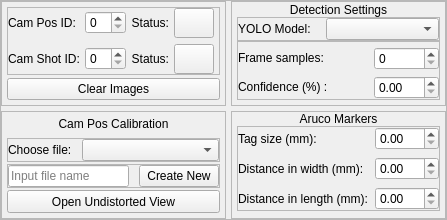
             <widget class="QFrame" name="frame_15">
              <property name="sizePolicy">
               <sizepolicy hsizetype="Minimum" vsizetype="Minimum">
                <horstretch>0</horstretch>
                <verstretch>0</verstretch>
               </sizepolicy>
              </property>
              <property name="frameShape">
               <enum>QFrame::StyledPanel</enum>
              </property>
              <property name="frameShadow">
               <enum>QFrame::Raised</enum>
              </property>
              <layout class="QGridLayout" name="gridLayout_7" rowstretch="0,0,0">
               <property name="leftMargin">
                <number>0</number>
               </property>
               <property name="topMargin">
                <number>0</number>
               </property>
               <property name="rightMargin">
                <number>0</number>
               </property>
               <property name="bottomMargin">
                <number>0</number>
               </property>
               <property name="spacing">
                <number>5</number>
               </property>
               <item row="1" column="1">
                <widget class="QFrame" name="fm_cam">
                 <property name="sizePolicy">
                  <sizepolicy hsizetype="Preferred" vsizetype="Minimum">
                   <horstretch>0</horstretch>
                   <verstretch>0</verstretch>
                  </sizepolicy>
                 </property>
                 <property name="frameShape">
                  <enum>QFrame::StyledPanel</enum>
                 </property>
                 <property name="frameShadow">
                  <enum>QFrame::Raised</enum>
                 </property>
                 <property name="rounding" stdset="0">
                  <bool>true</bool>
                 </property>
                 <layout class="QVBoxLayout" name="verticalLayout_3">
                  <property name="spacing">
                   <number>3</number>
                  </property>
                  <property name="leftMargin">
                   <number>5</number>
                  </property>
                  <property name="topMargin">
                   <number>5</number>
                  </property>
                  <property name="rightMargin">
                   <number>5</number>
                  </property>
                  <property name="bottomMargin">
                   <number>5</number>
                  </property>
                  <item>
                   <widget class="QFrame" name="fm_cam_setup">
                    <property name="sizePolicy">
                     <sizepolicy hsizetype="Minimum" vsizetype="Expanding">
                      <horstretch>0</horstretch>
                      <verstretch>0</verstretch>
                     </sizepolicy>
                    </property>
                    <property name="frameShape">
                     <enum>QFrame::StyledPanel</enum>
                    </property>
                    <property name="frameShadow">
                     <enum>QFrame::Raised</enum>
                    </property>
                    <property name="rounding" stdset="0">
                     <bool>false</bool>
                    </property>
                    <layout class="QGridLayout" name="gridLayout_6">
                     <property name="leftMargin">
                      <number>0</number>
                     </property>
                     <property name="topMargin">
                      <number>0</number>
                     </property>
                     <property name="rightMargin">
                      <number>5</number>
                     </property>
                     <property name="bottomMargin">
                      <number>0</number>
                     </property>
                     <property name="horizontalSpacing">
                      <number>5</number>
                     </property>
                     <property name="verticalSpacing">
                      <number>6</number>
                     </property>
                     <item row="1" column="2">
                      <widget class="QLabel" name="label_30">
                       <property name="sizePolicy">
                        <sizepolicy hsizetype="Minimum" vsizetype="Maximum">
                         <horstretch>0</horstretch>
                         <verstretch>0</verstretch>
                        </sizepolicy>
                       </property>
                       <property name="text">
                        <string>Status:</string>
                       </property>
                       <property name="alignment">
                        <set>Qt::AlignRight|Qt::AlignTrailing|Qt::AlignVCenter</set>
                       </property>
                      </widget>
                     </item>
                     <item row="1" column="1">
                      <widget class="QSpinBox" name="cam_pos_id">
                       <property name="sizePolicy">
                        <sizepolicy hsizetype="Preferred" vsizetype="Fixed">
                         <horstretch>0</horstretch>
                         <verstretch>0</verstretch>
                        </sizepolicy>
                       </property>
                      </widget>
                     </item>
                     <item row="4" column="0">
                      <widget class="QLabel" name="label_2">
                       <property name="text">
                        <string>Cam Shot ID:</string>
                       </property>
                      </widget>
                     </item>
                     <item row="4" column="1">
                      <widget class="QSpinBox" name="cam_shot_id">
                       <property name="sizePolicy">
                        <sizepolicy hsizetype="Preferred" vsizetype="Fixed">
                         <horstretch>0</horstretch>
                         <verstretch>0</verstretch>
                        </sizepolicy>
                       </property>
                      </widget>
                     </item>
                     <item row="4" column="2">
                      <widget class="QLabel" name="label_31">
                       <property name="sizePolicy">
                        <sizepolicy hsizetype="Minimum" vsizetype="Maximum">
                         <horstretch>0</horstretch>
                         <verstretch>0</verstretch>
                        </sizepolicy>
                       </property>
                       <property name="text">
                        <string>Status:</string>
                       </property>
                       <property name="alignment">
                        <set>Qt::AlignRight|Qt::AlignTrailing|Qt::AlignVCenter</set>
                       </property>
                      </widget>
                     </item>
                     <item row="4" column="3">
                      <widget class="QPushButton" name="led_cam_shot_connected">
                       <property name="sizePolicy">
                        <sizepolicy hsizetype="Maximum" vsizetype="Maximum">
                         <horstretch>0</horstretch>
                         <verstretch>0</verstretch>
                        </sizepolicy>
                       </property>
                       <property name="minimumSize">
                        <size>
                         <width>30</width>
                         <height>30</height>
                        </size>
                       </property>
                       <property name="baseSize">
                        <size>
                         <width>0</width>
                         <height>0</height>
                        </size>
                       </property>
                       <property name="layoutDirection">
                        <enum>Qt::RightToLeft</enum>
                       </property>
                       <property name="text">
                        <string/>
                       </property>
                       <property name="flat">
                        <bool>false</bool>
                       </property>
                       <property name="toggle" stdset="0">
                        <bool>false</bool>
                       </property>
                      </widget>
                     </item>
                     <item row="1" column="3">
                      <widget class="QPushButton" name="led_cam_pos_connected">
                       <property name="sizePolicy">
                        <sizepolicy hsizetype="Maximum" vsizetype="Maximum">
                         <horstretch>0</horstretch>
                         <verstretch>0</verstretch>
                        </sizepolicy>
                       </property>
                       <property name="minimumSize">
                        <size>
                         <width>30</width>
                         <height>30</height>
                        </size>
                       </property>
                       <property name="baseSize">
                        <size>
                         <width>0</width>
                         <height>0</height>
                        </size>
                       </property>
                       <property name="layoutDirection">
                        <enum>Qt::RightToLeft</enum>
                       </property>
                       <property name="text">
                        <string/>
                       </property>
                       <property name="flat">
                        <bool>false</bool>
                       </property>
                       <property name="toggle" stdset="0">
                        <bool>false</bool>
                       </property>
                      </widget>
                     </item>
                     <item row="1" column="0">
                      <widget class="QLabel" name="label">
                       <property name="text">
                        <string>Cam Pos ID:</string>
                       </property>
                      </widget>
                     </item>
                    </layout>
                   </widget>
                  </item>
                  <item>
                   <widget class="QPushButton" name="btn_clear_img">
                    <property name="maximumSize">
                     <size>
                      <width>16777215</width>
                      <height>28</height>
                     </size>
                    </property>
                    <property name="text">
                     <string>Clear Images</string>
                    </property>
                   </widget>
                  </item>
                 </layout>
                </widget>
               </item>
               <item row="2" column="1">
                <widget class="QFrame" name="fm_calib">
                 <property name="sizePolicy">
                  <sizepolicy hsizetype="Minimum" vsizetype="Expanding">
                   <horstretch>0</horstretch>
                   <verstretch>0</verstretch>
                  </sizepolicy>
                 </property>
                 <property name="frameShape">
                  <enum>QFrame::StyledPanel</enum>
                 </property>
                 <property name="frameShadow">
                  <enum>QFrame::Raised</enum>
                 </property>
                 <property name="rounding" stdset="0">
                  <bool>true</bool>
                 </property>
                 <layout class="QVBoxLayout" name="verticalLayout_10" stretch="0,0,0,0">
                  <property name="spacing">
                   <number>2</number>
                  </property>
                  <property name="leftMargin">
                   <number>5</number>
                  </property>
                  <property name="topMargin">
                   <number>0</number>
                  </property>
                  <property name="rightMargin">
                   <number>5</number>
                  </property>
                  <property name="bottomMargin">
                   <number>5</number>
                  </property>
                  <item>
                   <widget class="QLabel" name="label_5">
                    <property name="sizePolicy">
                     <sizepolicy hsizetype="Minimum" vsizetype="Minimum">
                      <horstretch>0</horstretch>
                      <verstretch>0</verstretch>
                     </sizepolicy>
                    </property>
                    <property name="text">
                     <string>Cam Pos Calibration</string>
                    </property>
                    <property name="alignment">
                     <set>Qt::AlignCenter</set>
                    </property>
                   </widget>
                  </item>
                  <item>
                   <widget class="QFrame" name="frame_13">
                    <property name="sizePolicy">
                     <sizepolicy hsizetype="Minimum" vsizetype="Minimum">
                      <horstretch>0</horstretch>
                      <verstretch>0</verstretch>
                     </sizepolicy>
                    </property>
                    <property name="frameShape">
                     <enum>QFrame::StyledPanel</enum>
                    </property>
                    <property name="frameShadow">
                     <enum>QFrame::Raised</enum>
                    </property>
                    <layout class="QHBoxLayout" name="horizontalLayout_10" stretch="1,3">
                     <property name="spacing">
                      <number>10</number>
                     </property>
                     <property name="leftMargin">
                      <number>0</number>
                     </property>
                     <property name="topMargin">
                      <number>0</number>
                     </property>
                     <property name="rightMargin">
                      <number>0</number>
                     </property>
                     <property name="bottomMargin">
                      <number>0</number>
                     </property>
                     <item>
                      <widget class="QLabel" name="label_16">
                       <property name="text">
                        <string>Choose file:</string>
                       </property>
                      </widget>
                     </item>
                     <item>
                      <widget class="QComboBox" name="calib_file"/>
                     </item>
                    </layout>
                   </widget>
                  </item>
                  <item>
                   <widget class="QFrame" name="frame_14">
                    <property name="sizePolicy">
                     <sizepolicy hsizetype="Minimum" vsizetype="Minimum">
                      <horstretch>0</horstretch>
                      <verstretch>0</verstretch>
                     </sizepolicy>
                    </property>
                    <property name="frameShape">
                     <enum>QFrame::StyledPanel</enum>
                    </property>
                    <property name="frameShadow">
                     <enum>QFrame::Raised</enum>
                    </property>
                    <layout class="QHBoxLayout" name="horizontalLayout_11" stretch="2,1">
                     <property name="spacing">
                      <number>10</number>
                     </property>
                     <property name="leftMargin">
                      <number>0</number>
                     </property>
                     <property name="topMargin">
                      <number>0</number>
                     </property>
                     <property name="rightMargin">
                      <number>0</number>
                     </property>
                     <property name="bottomMargin">
                      <number>0</number>
                     </property>
                     <item>
                      <widget class="QLineEdit" name="calib_file_name">
                       <property name="text">
                        <string/>
                       </property>
                       <property name="placeholderText">
                        <string>Input file name</string>
                       </property>
                      </widget>
                     </item>
                     <item>
                      <widget class="QPushButton" name="btn_calib">
                       <property name="text">
                        <string>Create New</string>
                       </property>
                      </widget>
                     </item>
                    </layout>
                   </widget>
                  </item>
                  <item>
                   <widget class="QPushButton" name="btn_undistorted_view">
                    <property name="maximumSize">
                     <size>
                      <width>16777215</width>
                      <height>28</height>
                     </size>
                    </property>
                    <property name="text">
                     <string>Open Undistorted View</string>
                    </property>
                   </widget>
                  </item>
                 </layout>
                </widget>
               </item>
               <item row="1" column="2">
                <widget class="QFrame" name="fm_detect">
                 <property name="sizePolicy">
                  <sizepolicy hsizetype="Minimum" vsizetype="Minimum">
                   <horstretch>0</horstretch>
                   <verstretch>0</verstretch>
                  </sizepolicy>
                 </property>
                 <property name="frameShape">
                  <enum>QFrame::StyledPanel</enum>
                 </property>
                 <property name="frameShadow">
                  <enum>QFrame::Raised</enum>
                 </property>
                 <property name="rounding" stdset="0">
                  <bool>true</bool>
                 </property>
                 <layout class="QVBoxLayout" name="verticalLayout_2">
                  <property name="spacing">
                   <number>0</number>
                  </property>
                  <property name="leftMargin">
                   <number>5</number>
                  </property>
                  <property name="topMargin">
                   <number>0</number>
                  </property>
                  <property name="rightMargin">
                   <number>5</number>
                  </property>
                  <property name="bottomMargin">
                   <number>5</number>
                  </property>
                  <item>
                   <widget class="QLabel" name="label_17">
                    <property name="sizePolicy">
                     <sizepolicy hsizetype="Minimum" vsizetype="MinimumExpanding">
                      <horstretch>0</horstretch>
                      <verstretch>0</verstretch>
                     </sizepolicy>
                    </property>
                    <property name="text">
                     <string>Detection Settings</string>
                    </property>
                    <property name="alignment">
                     <set>Qt::AlignCenter</set>
                    </property>
                   </widget>
                  </item>
                  <item>
                   <widget class="QFrame" name="frame_6">
                    <property name="sizePolicy">
                     <sizepolicy hsizetype="Minimum" vsizetype="Expanding">
                      <horstretch>0</horstretch>
                      <verstretch>0</verstretch>
                     </sizepolicy>
                    </property>
                    <property name="frameShape">
                     <enum>QFrame::StyledPanel</enum>
                    </property>
                    <property name="frameShadow">
                     <enum>QFrame::Raised</enum>
                    </property>
                    <layout class="QHBoxLayout" name="horizontalLayout_9" stretch="1,2">
                     <property name="spacing">
                      <number>15</number>
                     </property>
                     <property name="leftMargin">
                      <number>0</number>
                     </property>
                     <property name="topMargin">
                      <number>0</number>
                     </property>
                     <property name="rightMargin">
                      <number>0</number>
                     </property>
                     <property name="bottomMargin">
                      <number>0</number>
                     </property>
                     <item>
                      <widget class="QLabel" name="label_27">
                       <property name="sizePolicy">
                        <sizepolicy hsizetype="Minimum" vsizetype="Maximum">
                         <horstretch>0</horstretch>
                         <verstretch>0</verstretch>
                        </sizepolicy>
                       </property>
                       <property name="text">
                        <string>YOLO Model:</string>
                       </property>
                      </widget>
                     </item>
                     <item>
                      <widget class="QComboBox" name="yolo_model">
                       <property name="sizePolicy">
                        <sizepolicy hsizetype="Preferred" vsizetype="Maximum">
                         <horstretch>0</horstretch>
                         <verstretch>0</verstretch>
                        </sizepolicy>
                       </property>
                       <property name="maximumSize">
                        <size>
                         <width>16777215</width>
                         <height>24</height>
                        </size>
                       </property>
                      </widget>
                     </item>
                    </layout>
                   </widget>
                  </item>
                  <item>
                   <widget class="QFrame" name="frame">
                    <property name="sizePolicy">
                     <sizepolicy hsizetype="Minimum" vsizetype="Expanding">
                      <horstretch>0</horstretch>
                      <verstretch>0</verstretch>
                     </sizepolicy>
                    </property>
                    <property name="layoutDirection">
                     <enum>Qt::LeftToRight</enum>
                    </property>
                    <property name="frameShape">
                     <enum>QFrame::StyledPanel</enum>
                    </property>
                    <property name="frameShadow">
                     <enum>QFrame::Raised</enum>
                    </property>
                    <layout class="QGridLayout" name="gridLayout_3" rowstretch="0,0,0" columnstretch="2,1">
                     <property name="leftMargin">
                      <number>0</number>
                     </property>
                     <property name="topMargin">
                      <number>5</number>
                     </property>
                     <property name="rightMargin">
                      <number>0</number>
                     </property>
                     <property name="bottomMargin">
                      <number>0</number>
                     </property>
                     <item row="2" column="1">
                      <widget class="QDoubleSpinBox" name="confidence_thres">
                       <property name="sizePolicy">
                        <sizepolicy hsizetype="Minimum" vsizetype="Maximum">
                         <horstretch>0</horstretch>
                         <verstretch>0</verstretch>
                        </sizepolicy>
                       </property>
                       <property name="maximum">
                        <double>100.000000000000000</double>
                       </property>
                      </widget>
                     </item>
                     <item row="2" column="0">
                      <widget class="QLabel" name="label_29">
                       <property name="sizePolicy">
                        <sizepolicy hsizetype="Preferred" vsizetype="Maximum">
                         <horstretch>0</horstretch>
                         <verstretch>0</verstretch>
                        </sizepolicy>
                       </property>
                       <property name="text">
                        <string>Confidence (%) :</string>
                       </property>
                       <property name="textFormat">
                        <enum>Qt::AutoText</enum>
                       </property>
                      </widget>
                     </item>
                     <item row="0" column="0">
                      <widget class="QLabel" name="label_28">
                       <property name="sizePolicy">
                        <sizepolicy hsizetype="Preferred" vsizetype="Maximum">
                         <horstretch>0</horstretch>
                         <verstretch>0</verstretch>
                        </sizepolicy>
                       </property>
                       <property name="text">
                        <string>Frame samples:</string>
                       </property>
                      </widget>
                     </item>
                     <item row="0" column="1">
                      <widget class="QSpinBox" name="frame_samples">
                       <property name="sizePolicy">
                        <sizepolicy hsizetype="Minimum" vsizetype="Maximum">
                         <horstretch>0</horstretch>
                         <verstretch>0</verstretch>
                        </sizepolicy>
                       </property>
                       <property name="maximum">
                        <number>999</number>
                       </property>
                      </widget>
                     </item>
                    </layout>
                   </widget>
                  </item>
                 </layout>
                </widget>
               </item>
               <item row="2" column="2">
                <widget class="QFrame" name="fm_aruco">
                 <property name="sizePolicy">
                  <sizepolicy hsizetype="Minimum" vsizetype="Expanding">
                   <horstretch>0</horstretch>
                   <verstretch>0</verstretch>
                  </sizepolicy>
                 </property>
                 <property name="frameShape">
                  <enum>QFrame::StyledPanel</enum>
                 </property>
                 <property name="frameShadow">
                  <enum>QFrame::Raised</enum>
                 </property>
                 <property name="rounding" stdset="0">
                  <bool>true</bool>
                 </property>
                 <layout class="QVBoxLayout" name="verticalLayout_8">
                  <property name="spacing">
                   <number>0</number>
                  </property>
                  <property name="leftMargin">
                   <number>5</number>
                  </property>
                  <property name="topMargin">
                   <number>0</number>
                  </property>
                  <property name="rightMargin">
                   <number>5</number>
                  </property>
                  <property name="bottomMargin">
                   <number>7</number>
                  </property>
                  <item>
                   <widget class="QLabel" name="label_22">
                    <property name="sizePolicy">
                     <sizepolicy hsizetype="Minimum" vsizetype="Minimum">
                      <horstretch>0</horstretch>
                      <verstretch>0</verstretch>
                     </sizepolicy>
                    </property>
                    <property name="text">
                     <string>Aruco Markers</string>
                    </property>
                    <property name="alignment">
                     <set>Qt::AlignCenter</set>
                    </property>
                   </widget>
                  </item>
                  <item>
                   <widget class="QFrame" name="frame_2">
                    <property name="sizePolicy">
                     <sizepolicy hsizetype="Minimum" vsizetype="Minimum">
                      <horstretch>0</horstretch>
                      <verstretch>0</verstretch>
                     </sizepolicy>
                    </property>
                    <property name="frameShape">
                     <enum>QFrame::StyledPanel</enum>
                    </property>
                    <property name="frameShadow">
                     <enum>QFrame::Raised</enum>
                    </property>
                    <layout class="QGridLayout" name="gridLayout_4">
                     <property name="leftMargin">
                      <number>0</number>
                     </property>
                     <property name="topMargin">
                      <number>0</number>
                     </property>
                     <property name="rightMargin">
                      <number>0</number>
                     </property>
                     <property name="bottomMargin">
                      <number>0</number>
                     </property>
                     <property name="spacing">
                      <number>7</number>
                     </property>
                     <item row="0" column="1">
                      <widget class="QDoubleSpinBox" name="tag_size">
                       <property name="maximum">
                        <double>999.000000000000000</double>
                       </property>
                      </widget>
                     </item>
                     <item row="2" column="1">
                      <widget class="QDoubleSpinBox" name="tag_L_dist">
                       <property name="maximum">
                        <double>999.000000000000000</double>
                       </property>
                      </widget>
                     </item>
                     <item row="1" column="1">
                      <widget class="QDoubleSpinBox" name="tag_W_dist">
                       <property name="maximum">
                        <double>999.000000000000000</double>
                       </property>
                      </widget>
                     </item>
                     <item row="1" column="0">
                      <widget class="QLabel" name="label_19">
                       <property name="text">
                        <string>Distance in width (mm):</string>
                       </property>
                      </widget>
                     </item>
                     <item row="2" column="0">
                      <widget class="QLabel" name="label_20">
                       <property name="text">
                        <string>Distance in length (mm):</string>
                       </property>
                      </widget>
                     </item>
                     <item row="0" column="0">
                      <widget class="QLabel" name="label_18">
                       <property name="text">
                        <string>Tag size (mm):</string>
                       </property>
                      </widget>
                     </item>
                    </layout>
                   </widget>
                  </item>
                 </layout>
                </widget>
               </item>
              </layout>
             </widget>
